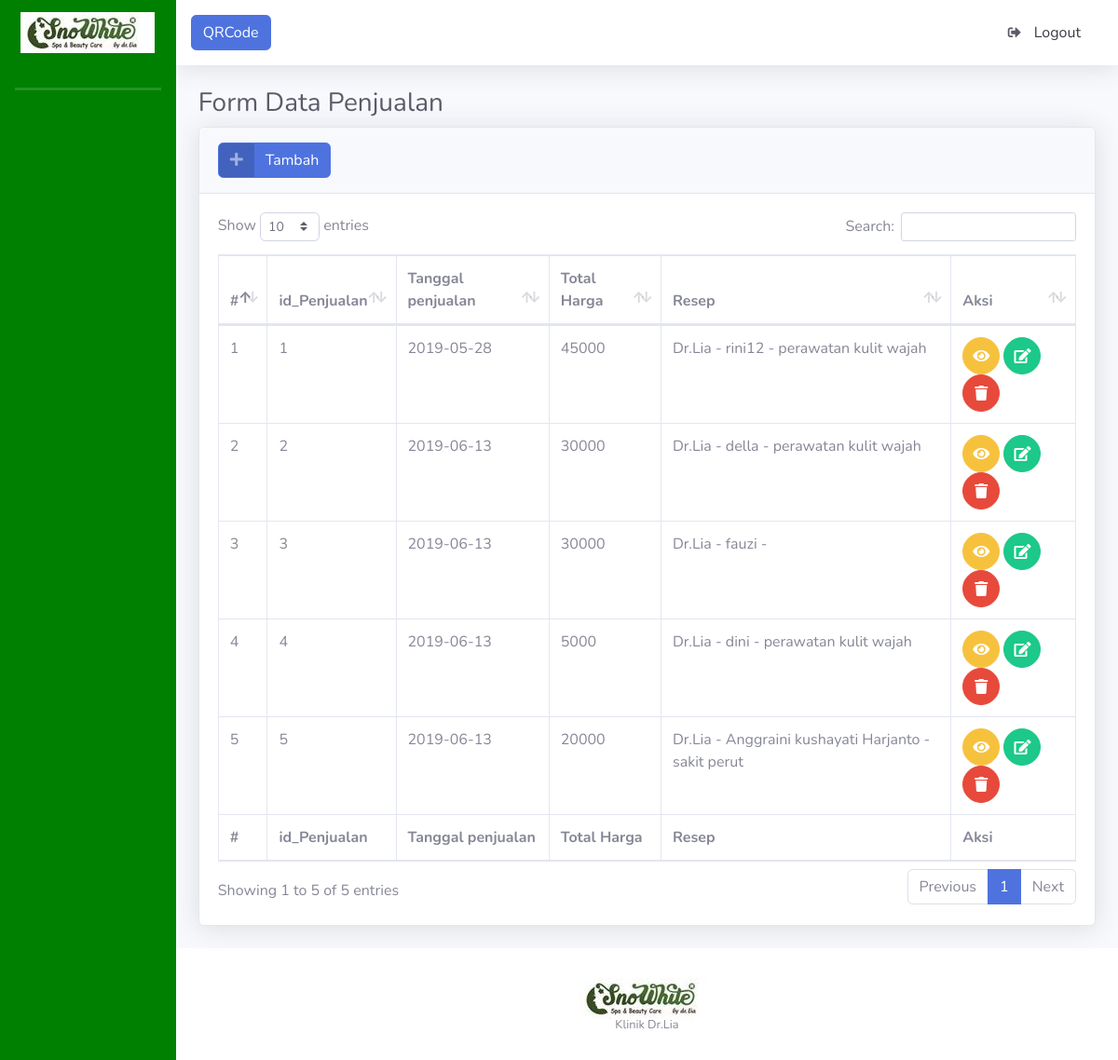
/index.php/penjualan, run on the app's committed database.
### tables this page shows
CREATE TABLE `tb_penjualan` (
  `id_penjualan` bigint(20) NOT NULL,
  `tanggal_penjualan` date NOT NULL,
  `total_harga` int(11) NOT NULL,
  `id_resep` bigint(20) NOT NULL
);

CREATE TABLE `tb_dokter` (
  `id_dokter` bigint(20) NOT NULL,
  `nama_dokter` varchar(30) NOT NULL,
  `email_dokter` varchar(100) NOT NULL,
  `password_dokter` varchar(32) NOT NULL,
  `current_password` varchar(32) NOT NULL
);

CREATE TABLE `tb_pasien` (
  `id_pasien` bigint(20) NOT NULL,
  `nama_pasien` varchar(50) NOT NULL,
  `jenis_kelamin` enum('L','P') NOT NULL,
  `email_pasien` varchar(100) NOT NULL,
  `kontak_pasien` varchar(15) NOT NULL,
  `alamat_pasien` text NOT NULL,
  `tanggal_lahir` date NOT NULL,
  `golongan_darah` enum('A','B','O','AB') NOT NULL,
  `password_pasien` varchar(255) NOT NULL,
  `kode_verivikasi` varchar(6) NOT NULL,
  `qr_code` varchar(255) NOT NULL
);

CREATE TABLE `tb_hasil` (
  `id_hasil` bigint(20) NOT NULL,
  `id_jadwal` bigint(20) NOT NULL,
  `id_jasa` bigint(20) NOT NULL,
  `keterangan_hasil` text NOT NULL
);

### application/controllers/Penjualan.php (called while the page is built, shortened)
<?php
class Penjualan extends CI_Controller {
	public function index()
	{
		$this->db->join('tb_resep','tb_penjualan.id_resep = tb_resep.id_resep');
		$this->db->join('tb_hasil','tb_hasil.id_hasil = tb_resep.id_hasil');
		$this->db->join('tb_jadwal','tb_jadwal.id_jadwal = tb_hasil.id_jadwal');
		$this->db->join('tb_pasien','tb_jadwal.id_pasien = tb_pasien.id_pasien');
		$this->db->join('tb_piket','tb_jadwal.id_piket = tb_piket.id_piket');
		$this->db->join('tb_dokter', 'tb_piket.id_dokter = tb_dokter.id_dokter');
		$this->db->join('tb_layanan', 'tb_jadwal.id_layanan = tb_layanan.id_layanan');
		$parser['p_semuapenjualan'] = $this->db->get('tb_penjualan')->result();
		$this->load->view('penjualan/v_daftar',
			$parser);
	}
}
?>

### index.php (called while the page is built, shortened)
<?php
require_once BASEPATH.'core/CodeIgniter.php';

### application/views/penjualan/v_daftar.php (the view, shortened to what this page needs)
<!DOCTYPE html>
<html lang="en">
<head>
  <link href="<?php echo base_url(); ?>tema/admin/vendor/fontawesome-free/css/all.min.css" rel="stylesheet" type="text/css">
   <link href="<?php echo base_url(); ?>tema/admin/css/sb-admin-2.min.css" rel="stylesheet">
  <link href="<?php echo base_url(); ?>tema/admin/vendor/datatables/dataTables.bootstrap4.min.css" rel="stylesheet">
</head>
<body id="page-top">
  <div id="wrapper">
    <div id="content-wrapper" class="d-flex flex-column">
      <div id="content">
        <div class="container-fluid">
          <h1 class="h3 mb-2 text-gray-800">Form Data Penjualan</h1>
          <div class="card shadow mb-4">
            <div class="card-header py-3">
              <h6 class="m-0 font-weight-bold text-primary">
                <a href="<?php echo site_url('penjualan/tambah'); ?>" class="btn btn-primary btn-icon-split">
                    <span class="icon text-white-50">
                      <i class="fas fa-plus"></i>
                    </span>
                    <span class="text">Tambah</span>
                  </a>
              </h6>
            </div>
            <div class="card-body">
              <div class="table-responsive">
                <table class="table table-bordered" id="dataTable" width="100%" cellspacing="0">
                  <thead>
                    <tr>
                     <th>#</th>
                        <th>id_Penjualan</th>
                        <th>Tanggal penjualan</th>
                        <th>Total Harga</th>
                        <th>Resep</th>
                        <th>Aksi</th>
                    </tr>
                  </thead>
                  <tfoot>
                    <tr>
                     <th>#</th>
                        <th>id_Penjualan</th>
                        <th>Tanggal penjualan</th>
                        <th>Total Harga</th>
                        <th>Resep</th>
                        <th>Aksi</th>
                    </tr>
                  </tfoot>
                  <tbody>
                   <?php if(count($p_semuapenjualan) > 0) { ?>
      <?php $no = 1; ?>
      <?php foreach ($p_semuapenjualan as $data) { ?>
      <tr>
        <td><?php echo $no++; ?></td>
        <td><?php echo $data->id_penjualan; ?></td>
        <td><?php echo $data->tanggal_penjualan; ?></td>
        <td><?php echo $data->total_harga; ?></td>
        <td><?php echo $data->nama_dokter." - ".$data->nama_pasien." - ".$data->keterangan_hasil ?></td>
        <td>
          <a href="<?php echo site_url('penjualan/lihatobat/' . $data->id_resep); ?>" class="btn btn-warning btn-circle">
                    <i class="fas fa-eye"></i>
                  </a>
          <a href="<?php echo site_url('penjualan/edit/' . $data->id_penjualan); ?>" class="btn btn-success btn-circle">
                    <i class="fas fa-edit"></i>
                  </a>
           <a href="<?php echo site_url('penjualan/proses_hapus/' . $data->id_penjualan); ?>" class="btn btn-danger btn-circle">
                    <i class="fas fa-trash"></i>
                  </a>
        </td>
      </tr>
      <?php } ?>
      <?php } else { ?>
      <tr>
        <td colspan="4">Tidak ada penjualan</td>
      </tr>
      <?php } ?>
                  </tbody>
                </table>
              </div>
            </div>
          </div>
        </div>
      </div>

### data on the page
tb_penjualan: id_penjualan "1", tanggal_penjualan "2019-05-28", total_harga "45000", tb_dokter.nama_dokter "Dr.Lia", tb_pasien.nama_pasien "rini12", tb_hasil.keterangan_hasil "perawatan kulit wajah"
tb_penjualan: id_penjualan "2", tanggal_penjualan "2019-06-13", total_harga "30000", tb_dokter.nama_dokter "Dr.Lia", tb_pasien.nama_pasien "della", tb_hasil.keterangan_hasil "perawatan kulit wajah"
tb_penjualan: id_penjualan "3", tanggal_penjualan "2019-06-13", total_harga "30000", tb_dokter.nama_dokter "Dr.Lia", tb_pasien.nama_pasien "fauzi"
tb_penjualan: id_penjualan "4", tanggal_penjualan "2019-06-13", total_harga "5000", tb_dokter.nama_dokter "Dr.Lia", tb_pasien.nama_pasien "dini", tb_hasil.keterangan_hasil "perawatan kulit wajah"
tb_penjualan: id_penjualan "5", tanggal_penjualan "2019-06-13", total_harga "20000", tb_dokter.nama_dokter "Dr.Lia", tb_pasien.nama_pasien "Anggraini kushayati Harjanto", tb_hasil.keterangan_hasil "sakit perut"
